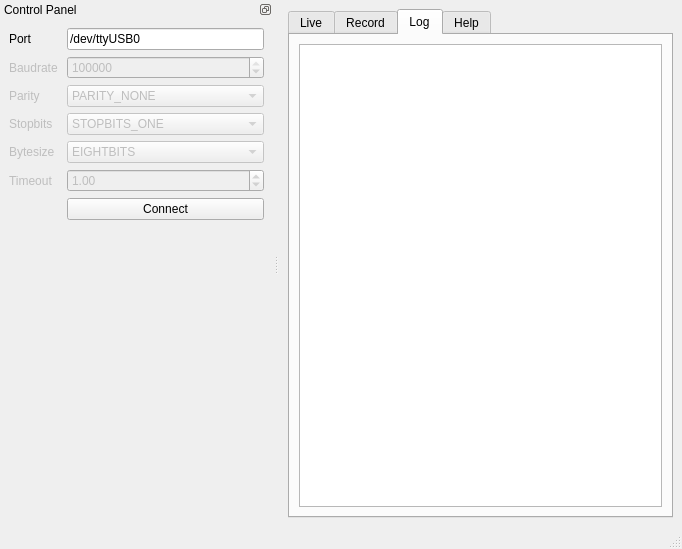
<?xml version="1.0" encoding="UTF-8"?>
<ui version="4.0">
 <class>MainWindow</class>
 <widget class="QMainWindow" name="MainWindow">
  <property name="geometry">
   <rect>
    <x>0</x>
    <y>0</y>
    <width>682</width>
    <height>549</height>
   </rect>
  </property>
  <property name="windowTitle">
   <string>DAG SQM Beta</string>
  </property>
  <widget class="QWidget" name="centralwidget">
   <layout class="QGridLayout" name="gridLayout_4">
    <item row="0" column="1">
     <widget class="QTabWidget" name="tabWidget">
      <property name="currentIndex">
       <number>2</number>
      </property>
      <widget class="QWidget" name="tab">
       <attribute name="title">
        <string>Live</string>
       </attribute>
       <layout class="QGridLayout" name="gridLayout_2">
        <item row="0" column="0">
         <widget class="QLabel" name="label_13">
          <property name="text">
           <string>Interval</string>
          </property>
         </widget>
        </item>
        <item row="0" column="4">
         <widget class="QDoubleSpinBox" name="interval">
          <property name="decimals">
           <number>5</number>
          </property>
          <property name="minimum">
           <double>0.010000000000000</double>
          </property>
          <property name="maximum">
           <double>60.000000000000000</double>
          </property>
          <property name="singleStep">
           <double>1.000000000000000</double>
          </property>
          <property name="value">
           <double>0.500000000000000</double>
          </property>
         </widget>
        </item>
        <item row="1" column="0">
         <widget class="QLabel" name="label_14">
          <property name="minimumSize">
           <size>
            <width>100</width>
            <height>0</height>
           </size>
          </property>
          <property name="maximumSize">
           <size>
            <width>100</width>
            <height>16777215</height>
           </size>
          </property>
          <property name="text">
           <string>Magnitude</string>
          </property>
         </widget>
        </item>
        <item row="1" column="1" colspan="5">
         <widget class="Line" name="line">
          <property name="orientation">
           <enum>Qt::Horizontal</enum>
          </property>
         </widget>
        </item>
        <item row="2" column="0" colspan="4">
         <widget class="QLCDNumber" name="brightness_raw">
          <property name="minimumSize">
           <size>
            <width>221</width>
            <height>111</height>
           </size>
          </property>
          <property name="maximumSize">
           <size>
            <width>221</width>
            <height>111</height>
           </size>
          </property>
          <property name="frameShape">
           <enum>QFrame::NoFrame</enum>
          </property>
          <property name="digitCount">
           <number>4</number>
          </property>
          <property name="value" stdset="0">
           <double>9999.000000000000000</double>
          </property>
          <property name="intValue" stdset="0">
           <number>9999</number>
          </property>
         </widget>
        </item>
        <item row="2" column="4">
         <widget class="QLabel" name="label_10">
          <property name="font">
           <font>
            <pointsize>36</pointsize>
            <weight>75</weight>
            <italic>false</italic>
            <bold>true</bold>
           </font>
          </property>
          <property name="text">
           <string>mag</string>
          </property>
         </widget>
        </item>
        <item row="2" column="5">
         <spacer name="horizontalSpacer_2">
          <property name="orientation">
           <enum>Qt::Horizontal</enum>
          </property>
          <property name="sizeHint" stdset="0">
           <size>
            <width>20</width>
            <height>20</height>
           </size>
          </property>
         </spacer>
        </item>
        <item row="3" column="0" colspan="3">
         <widget class="QLCDNumber" name="brightness_new">
          <property name="minimumSize">
           <size>
            <width>181</width>
            <height>81</height>
           </size>
          </property>
          <property name="maximumSize">
           <size>
            <width>181</width>
            <height>81</height>
           </size>
          </property>
          <property name="frameShape">
           <enum>QFrame::NoFrame</enum>
          </property>
          <property name="digitCount">
           <number>4</number>
          </property>
          <property name="value" stdset="0">
           <double>9999.000000000000000</double>
          </property>
          <property name="intValue" stdset="0">
           <number>9999</number>
          </property>
         </widget>
        </item>
        <item row="3" column="4">
         <widget class="QLabel" name="label_11">
          <property name="font">
           <font>
            <pointsize>36</pointsize>
            <weight>75</weight>
            <italic>false</italic>
            <bold>true</bold>
           </font>
          </property>
          <property name="text">
           <string>mag</string>
          </property>
         </widget>
        </item>
        <item row="3" column="5">
         <spacer name="horizontalSpacer_3">
          <property name="orientation">
           <enum>Qt::Horizontal</enum>
          </property>
          <property name="sizeHint" stdset="0">
           <size>
            <width>20</width>
            <height>20</height>
           </size>
          </property>
         </spacer>
        </item>
        <item row="4" column="0" colspan="2">
         <widget class="QLabel" name="label_16">
          <property name="minimumSize">
           <size>
            <width>100</width>
            <height>0</height>
           </size>
          </property>
          <property name="maximumSize">
           <size>
            <width>100</width>
            <height>16777215</height>
           </size>
          </property>
          <property name="text">
           <string>Flux</string>
          </property>
         </widget>
        </item>
        <item row="4" column="2" colspan="4">
         <widget class="Line" name="line_3">
          <property name="orientation">
           <enum>Qt::Horizontal</enum>
          </property>
         </widget>
        </item>
        <item row="5" column="0" colspan="3">
         <widget class="QLCDNumber" name="flux">
          <property name="minimumSize">
           <size>
            <width>191</width>
            <height>61</height>
           </size>
          </property>
          <property name="maximumSize">
           <size>
            <width>191</width>
            <height>61</height>
           </size>
          </property>
          <property name="frameShape">
           <enum>QFrame::NoFrame</enum>
          </property>
          <property name="digitCount">
           <number>10</number>
          </property>
          <property name="value" stdset="0">
           <double>-2147483648.000000000000000</double>
          </property>
          <property name="intValue" stdset="0">
           <number>-2147483648</number>
          </property>
         </widget>
        </item>
        <item row="5" column="4">
         <widget class="QLabel" name="label_12">
          <property name="font">
           <font>
            <pointsize>24</pointsize>
            <weight>75</weight>
            <italic>false</italic>
            <bold>true</bold>
           </font>
          </property>
          <property name="text">
           <string>cd/m2</string>
          </property>
         </widget>
        </item>
        <item row="5" column="5">
         <spacer name="horizontalSpacer_4">
          <property name="orientation">
           <enum>Qt::Horizontal</enum>
          </property>
          <property name="sizeHint" stdset="0">
           <size>
            <width>20</width>
            <height>20</height>
           </size>
          </property>
         </spacer>
        </item>
        <item row="6" column="0">
         <widget class="QLabel" name="label_15">
          <property name="minimumSize">
           <size>
            <width>100</width>
            <height>0</height>
           </size>
          </property>
          <property name="maximumSize">
           <size>
            <width>100</width>
            <height>16777215</height>
           </size>
          </property>
          <property name="text">
           <string>Temperature</string>
          </property>
         </widget>
        </item>
        <item row="6" column="2" colspan="4">
         <widget class="Line" name="line_2">
          <property name="orientation">
           <enum>Qt::Horizontal</enum>
          </property>
         </widget>
        </item>
        <item row="7" column="0" colspan="2">
         <widget class="QLCDNumber" name="temperature">
          <property name="minimumSize">
           <size>
            <width>121</width>
            <height>61</height>
           </size>
          </property>
          <property name="maximumSize">
           <size>
            <width>121</width>
            <height>61</height>
           </size>
          </property>
          <property name="frameShape">
           <enum>QFrame::NoFrame</enum>
          </property>
          <property name="digitCount">
           <number>4</number>
          </property>
          <property name="value" stdset="0">
           <double>9999.000000000000000</double>
          </property>
          <property name="intValue" stdset="0">
           <number>9999</number>
          </property>
         </widget>
        </item>
        <item row="7" column="2">
         <widget class="QLabel" name="label_9">
          <property name="font">
           <font>
            <pointsize>36</pointsize>
            <weight>75</weight>
            <italic>false</italic>
            <bold>true</bold>
           </font>
          </property>
          <property name="text">
           <string>C</string>
          </property>
         </widget>
        </item>
        <item row="7" column="3" colspan="3">
         <spacer name="horizontalSpacer_5">
          <property name="orientation">
           <enum>Qt::Horizontal</enum>
          </property>
          <property name="sizeHint" stdset="0">
           <size>
            <width>163</width>
            <height>20</height>
           </size>
          </property>
         </spacer>
        </item>
        <item row="8" column="5">
         <spacer name="verticalSpacer_2">
          <property name="orientation">
           <enum>Qt::Vertical</enum>
          </property>
          <property name="sizeHint" stdset="0">
           <size>
            <width>20</width>
            <height>200</height>
           </size>
          </property>
         </spacer>
        </item>
       </layout>
      </widget>
      <widget class="QWidget" name="tab_2">
       <attribute name="title">
        <string>Record</string>
       </attribute>
       <layout class="QGridLayout" name="gridLayout_6">
        <item row="0" column="0">
         <widget class="QLabel" name="label_7">
          <property name="text">
           <string>Number of Samples</string>
          </property>
         </widget>
        </item>
        <item row="0" column="1" colspan="3">
         <widget class="QSpinBox" name="sample_number">
          <property name="maximum">
           <number>1000</number>
          </property>
          <property name="value">
           <number>50</number>
          </property>
         </widget>
        </item>
        <item row="1" column="0">
         <widget class="QLabel" name="label_8">
          <property name="text">
           <string>Comments</string>
          </property>
         </widget>
        </item>
        <item row="1" column="1" colspan="3">
         <widget class="QLineEdit" name="comment"/>
        </item>
        <item row="2" column="0" colspan="3">
         <spacer name="horizontalSpacer_7">
          <property name="orientation">
           <enum>Qt::Horizontal</enum>
          </property>
          <property name="sizeHint" stdset="0">
           <size>
            <width>457</width>
            <height>20</height>
           </size>
          </property>
         </spacer>
        </item>
        <item row="2" column="3">
         <widget class="QPushButton" name="read">
          <property name="text">
           <string>Read</string>
          </property>
         </widget>
        </item>
        <item row="3" column="0" colspan="4">
         <widget class="QTableWidget" name="records">
          <property name="selectionBehavior">
           <enum>QAbstractItemView::SelectRows</enum>
          </property>
          <column>
           <property name="text">
            <string>JD</string>
           </property>
          </column>
          <column>
           <property name="text">
            <string>Mag(raw)</string>
           </property>
          </column>
          <column>
           <property name="text">
            <string>Mag(new)</string>
           </property>
          </column>
          <column>
           <property name="text">
            <string>Temperature</string>
           </property>
          </column>
          <column>
           <property name="text">
            <string>Flux</string>
           </property>
          </column>
          <column>
           <property name="text">
            <string>NoS</string>
           </property>
          </column>
          <column>
           <property name="text">
            <string>VD</string>
           </property>
          </column>
          <column>
           <property name="text">
            <string>Comment</string>
           </property>
          </column>
         </widget>
        </item>
        <item row="4" column="0" colspan="2">
         <spacer name="horizontalSpacer_8">
          <property name="orientation">
           <enum>Qt::Horizontal</enum>
          </property>
          <property name="sizeHint" stdset="0">
           <size>
            <width>308</width>
            <height>20</height>
           </size>
          </property>
         </spacer>
        </item>
        <item row="4" column="2">
         <widget class="QPushButton" name="remove_record">
          <property name="text">
           <string>Remove</string>
          </property>
         </widget>
        </item>
        <item row="4" column="3">
         <widget class="QPushButton" name="export_records">
          <property name="text">
           <string>Export</string>
          </property>
         </widget>
        </item>
       </layout>
      </widget>
      <widget class="QWidget" name="tab_5">
       <attribute name="title">
        <string>Log</string>
       </attribute>
       <layout class="QGridLayout" name="gridLayout_7">
        <item row="0" column="0">
         <widget class="QListWidget" name="logs"/>
        </item>
       </layout>
      </widget>
      <widget class="QWidget" name="tab_3">
       <attribute name="title">
        <string>Help</string>
       </attribute>
       <layout class="QGridLayout" name="gridLayout_8">
        <item row="0" column="0">
         <widget class="QTextEdit" name="textEdit">
          <property name="enabled">
           <bool>true</bool>
          </property>
          <property name="readOnly">
           <bool>true</bool>
          </property>
          <property name="html">
           <string>&lt;!DOCTYPE HTML PUBLIC &quot;-//W3C//DTD HTML 4.0//EN&quot; &quot;http://www.w3.org/TR/REC-html40/strict.dtd&quot;&gt;
&lt;html&gt;&lt;head&gt;&lt;meta name=&quot;qrichtext&quot; content=&quot;1&quot; /&gt;&lt;style type=&quot;text/css&quot;&gt;
p, li { white-space: pre-wrap; }
&lt;/style&gt;&lt;/head&gt;&lt;body style=&quot; font-family:'Ubuntu'; font-size:10pt; font-weight:400; font-style:normal;&quot;&gt;
&lt;p style=&quot; margin-top:0px; margin-bottom:0px; margin-left:0px; margin-right:0px; -qt-block-indent:0; text-indent:0px;&quot;&gt;This piece of software was created by &lt;span style=&quot; font-weight:600; text-decoration: underline;&quot;&gt;Mohannad S.Niaei&lt;/span&gt; for the DAG Project.&lt;/p&gt;
&lt;p style=&quot;-qt-paragraph-type:empty; margin-top:0px; margin-bottom:0px; margin-left:0px; margin-right:0px; -qt-block-indent:0; text-indent:0px;&quot;&gt;&lt;br /&gt;&lt;/p&gt;
&lt;p style=&quot; margin-top:0px; margin-bottom:0px; margin-left:0px; margin-right:0px; -qt-block-indent:0; text-indent:0px;&quot;&gt;This software was created to drive data from an SQM-LU device.&lt;/p&gt;
&lt;p style=&quot; margin-top:0px; margin-bottom:0px; margin-left:0px; margin-right:0px; -qt-block-indent:0; text-indent:0px;&quot;&gt;&lt;span style=&quot; font-style:italic;&quot;&gt;http://unihedron.com/projects/sqm-lu/&lt;/span&gt;&lt;/p&gt;
&lt;p style=&quot;-qt-paragraph-type:empty; margin-top:0px; margin-bottom:0px; margin-left:0px; margin-right:0px; -qt-block-indent:0; text-indent:0px;&quot;&gt;&lt;br /&gt;&lt;/p&gt;
&lt;p style=&quot; margin-top:0px; margin-bottom:0px; margin-left:0px; margin-right:0px; -qt-block-indent:0; text-indent:0px;&quot;&gt;Usage:&lt;/p&gt;
&lt;p style=&quot; margin-top:0px; margin-bottom:0px; margin-left:0px; margin-right:0px; -qt-block-indent:0; text-indent:0px;&quot;&gt;0) Connection:&lt;/p&gt;
&lt;p style=&quot; margin-top:0px; margin-bottom:0px; margin-left:0px; margin-right:0px; -qt-block-indent:0; text-indent:0px;&quot;&gt;User need to connect to a SQM-LU device. User must indentify the connection port such as:&lt;/p&gt;
&lt;p style=&quot; margin-top:0px; margin-bottom:0px; margin-left:0px; margin-right:0px; -qt-block-indent:0; text-indent:0px;&quot;&gt; 	For &lt;span style=&quot; text-decoration: underline;&quot;&gt;Windows&lt;/span&gt;: &lt;span style=&quot; font-weight:600;&quot;&gt;COM[Number]&lt;/span&gt; like: &lt;span style=&quot; font-weight:600;&quot;&gt;COM4, COM5, etc&lt;/span&gt;&lt;/p&gt;
&lt;p style=&quot; margin-top:0px; margin-bottom:0px; margin-left:0px; margin-right:0px; -qt-block-indent:0; text-indent:0px;&quot;&gt; 	For &lt;span style=&quot; text-decoration: underline;&quot;&gt;Linux&lt;/span&gt;: &lt;span style=&quot; font-weight:600;&quot;&gt;/dev/ttyUSB[number]&lt;/span&gt; line: &lt;span style=&quot; font-weight:600;&quot;&gt;/dev/ttyUSB0, /dev/ttyUSB1, etc &lt;/span&gt;&lt;/p&gt;
&lt;p style=&quot;-qt-paragraph-type:empty; margin-top:0px; margin-bottom:0px; margin-left:0px; margin-right:0px; -qt-block-indent:0; text-indent:0px;&quot;&gt;&lt;br /&gt;&lt;/p&gt;
&lt;p style=&quot; margin-top:0px; margin-bottom:0px; margin-left:0px; margin-right:0px; -qt-block-indent:0; text-indent:0px;&quot;&gt;1) Live&lt;/p&gt;
&lt;p style=&quot; margin-top:0px; margin-bottom:0px; margin-left:0px; margin-right:0px; -qt-block-indent:0; text-indent:0px;&quot;&gt;One can track the change of brightness in the environment using the &lt;span style=&quot; font-weight:600;&quot;&gt;Live&lt;/span&gt; tab.&lt;/p&gt;
&lt;p style=&quot; margin-top:0px; margin-bottom:0px; margin-left:0px; margin-right:0px; -qt-block-indent:0; text-indent:0px;&quot;&gt;Once you connected, the &lt;span style=&quot; font-weight:600;&quot;&gt;Live&lt;/span&gt; tab will be available. It will obtain data, only for display purpose, according to &lt;span style=&quot; font-weight:600;&quot;&gt;Interval&lt;/span&gt; Value&lt;/p&gt;
&lt;p style=&quot;-qt-paragraph-type:empty; margin-top:0px; margin-bottom:0px; margin-left:0px; margin-right:0px; -qt-block-indent:0; text-indent:0px;&quot;&gt;&lt;br /&gt;&lt;/p&gt;
&lt;p style=&quot; margin-top:0px; margin-bottom:0px; margin-left:0px; margin-right:0px; -qt-block-indent:0; text-indent:0px;&quot;&gt;2) Record&lt;/p&gt;
&lt;p style=&quot; margin-top:0px; margin-bottom:0px; margin-left:0px; margin-right:0px; -qt-block-indent:0; text-indent:0px;&quot;&gt;One can record &lt;span style=&quot; font-weight:600;&quot;&gt;Bmpsa&lt;/span&gt;, &lt;span style=&quot; font-weight:600;&quot;&gt;NELM&lt;/span&gt;, &lt;span style=&quot; font-weight:600;&quot;&gt;Flux&lt;/span&gt;, &lt;span style=&quot; font-weight:600;&quot;&gt;Temperature&lt;/span&gt; alongside &lt;span style=&quot; font-weight:600;&quot;&gt;JD&lt;/span&gt;, and &lt;span style=&quot; font-weight:600;&quot;&gt;Data Validity&lt;/span&gt; to a table and export it as CSV.&lt;/p&gt;
&lt;p style=&quot; margin-top:0px; margin-bottom:0px; margin-left:0px; margin-right:0px; -qt-block-indent:0; text-indent:0px;&quot;&gt;&lt;span style=&quot; font-style:italic;&quot;&gt;http://unihedron.com/projects/darksky/cd/SQM-LU/SQM-LU_Users_manual.pdf&lt;/span&gt; [Page 12 &amp;amp; 13]&lt;/p&gt;
&lt;p style=&quot; margin-top:0px; margin-bottom:0px; margin-left:0px; margin-right:0px; -qt-block-indent:0; text-indent:0px;&quot;&gt;Once you connected, &lt;span style=&quot; font-weight:600;&quot;&gt;Record&lt;/span&gt; tab will be available. You can set a sample number and Comment for records.&lt;/p&gt;
&lt;p style=&quot; margin-top:0px; margin-bottom:0px; margin-left:0px; margin-right:0px; -qt-block-indent:0; text-indent:0px;&quot;&gt;You can delete any unwanted record line(s) and export the table to CSV.&lt;/p&gt;
&lt;p style=&quot;-qt-paragraph-type:empty; margin-top:0px; margin-bottom:0px; margin-left:0px; margin-right:0px; -qt-block-indent:0; text-indent:0px;&quot;&gt;&lt;br /&gt;&lt;/p&gt;
&lt;p style=&quot; margin-top:0px; margin-bottom:0px; margin-left:0px; margin-right:0px; -qt-block-indent:0; text-indent:0px;&quot;&gt;Mohammad S.Niaei: m.shemuni [at] gmail.com&lt;/p&gt;&lt;/body&gt;&lt;/html&gt;</string>
          </property>
         </widget>
        </item>
       </layout>
      </widget>
     </widget>
    </item>
   </layout>
  </widget>
  <widget class="QMenuBar" name="menubar">
   <property name="geometry">
    <rect>
     <x>0</x>
     <y>0</y>
     <width>682</width>
     <height>22</height>
    </rect>
   </property>
  </widget>
  <widget class="QStatusBar" name="statusbar"/>
  <widget class="QDockWidget" name="dockWidget">
   <property name="features">
    <set>QDockWidget::DockWidgetFloatable|QDockWidget::DockWidgetMovable</set>
   </property>
   <property name="allowedAreas">
    <set>Qt::LeftDockWidgetArea|Qt::RightDockWidgetArea</set>
   </property>
   <property name="windowTitle">
    <string>Control Panel</string>
   </property>
   <attribute name="dockWidgetArea">
    <number>1</number>
   </attribute>
   <widget class="QWidget" name="dockWidgetContents">
    <layout class="QGridLayout" name="gridLayout">
     <item row="0" column="0">
      <widget class="QLabel" name="label">
       <property name="text">
        <string>Port</string>
       </property>
      </widget>
     </item>
     <item row="0" column="1">
      <widget class="QLineEdit" name="port">
       <property name="text">
        <string>/dev/ttyUSB0</string>
       </property>
      </widget>
     </item>
     <item row="1" column="0">
      <widget class="QLabel" name="label_2">
       <property name="enabled">
        <bool>false</bool>
       </property>
       <property name="text">
        <string>Baudrate</string>
       </property>
      </widget>
     </item>
     <item row="2" column="0">
      <widget class="QLabel" name="label_3">
       <property name="enabled">
        <bool>false</bool>
       </property>
       <property name="text">
        <string>Parity</string>
       </property>
      </widget>
     </item>
     <item row="2" column="1">
      <widget class="QComboBox" name="parity">
       <property name="enabled">
        <bool>false</bool>
       </property>
       <item>
        <property name="text">
         <string>PARITY_NONE</string>
        </property>
       </item>
       <item>
        <property name="text">
         <string>PARITY_EVEN</string>
        </property>
       </item>
       <item>
        <property name="text">
         <string>PARITY_ODD</string>
        </property>
       </item>
       <item>
        <property name="text">
         <string>PARITY_MARK</string>
        </property>
       </item>
       <item>
        <property name="text">
         <string>PARITY_SPACE</string>
        </property>
       </item>
      </widget>
     </item>
     <item row="3" column="0">
      <widget class="QLabel" name="label_4">
       <property name="enabled">
        <bool>false</bool>
       </property>
       <property name="text">
        <string>Stopbits</string>
       </property>
      </widget>
     </item>
     <item row="3" column="1">
      <widget class="QComboBox" name="sbits">
       <property name="enabled">
        <bool>false</bool>
       </property>
       <item>
        <property name="text">
         <string>STOPBITS_ONE</string>
        </property>
       </item>
       <item>
        <property name="text">
         <string>STOPBITS_ONE_POINT_FIVE</string>
        </property>
       </item>
       <item>
        <property name="text">
         <string>STOPBITS_TWO</string>
        </property>
       </item>
      </widget>
     </item>
     <item row="4" column="0">
      <widget class="QLabel" name="label_5">
       <property name="enabled">
        <bool>false</bool>
       </property>
       <property name="text">
        <string>Bytesize</string>
       </property>
      </widget>
     </item>
     <item row="4" column="1">
      <widget class="QComboBox" name="bsize">
       <property name="enabled">
        <bool>false</bool>
       </property>
       <property name="currentIndex">
        <number>3</number>
       </property>
       <item>
        <property name="text">
         <string>FIVEBITS</string>
        </property>
       </item>
       <item>
        <property name="text">
         <string>SIXBITS</string>
        </property>
       </item>
       <item>
        <property name="text">
         <string>SEVENBITS</string>
        </property>
       </item>
       <item>
        <property name="text">
         <string>EIGHTBITS</string>
        </property>
       </item>
      </widget>
     </item>
     <item row="5" column="0">
      <widget class="QLabel" name="label_6">
       <property name="enabled">
        <bool>false</bool>
       </property>
       <property name="text">
        <string>Timeout</string>
       </property>
      </widget>
     </item>
     <item row="6" column="0">
      <spacer name="horizontalSpacer">
       <property name="orientation">
        <enum>Qt::Horizontal</enum>
       </property>
       <property name="sizeHint" stdset="0">
        <size>
         <width>52</width>
         <height>20</height>
        </size>
       </property>
      </spacer>
     </item>
     <item row="6" column="1">
      <widget class="QPushButton" name="connect2dev">
       <property name="text">
        <string>Connect</string>
       </property>
      </widget>
     </item>
     <item row="7" column="0">
      <spacer name="verticalSpacer">
       <property name="orientation">
        <enum>Qt::Vertical</enum>
       </property>
       <property name="sizeHint" stdset="0">
        <size>
         <width>20</width>
         <height>370</height>
        </size>
       </property>
      </spacer>
     </item>
     <item row="1" column="1">
      <widget class="QSpinBox" name="boud">
       <property name="enabled">
        <bool>false</bool>
       </property>
       <property name="maximum">
        <number>999999999</number>
       </property>
       <property name="value">
        <number>115200</number>
       </property>
      </widget>
     </item>
     <item row="5" column="1">
      <widget class="QDoubleSpinBox" name="timeout">
       <property name="enabled">
        <bool>false</bool>
       </property>
       <property name="maximum">
        <double>10.000000000000000</double>
       </property>
       <property name="value">
        <double>1.000000000000000</double>
       </property>
      </widget>
     </item>
    </layout>
   </widget>
  </widget>
 </widget>
 <resources/>
 <connections/>
</ui>
